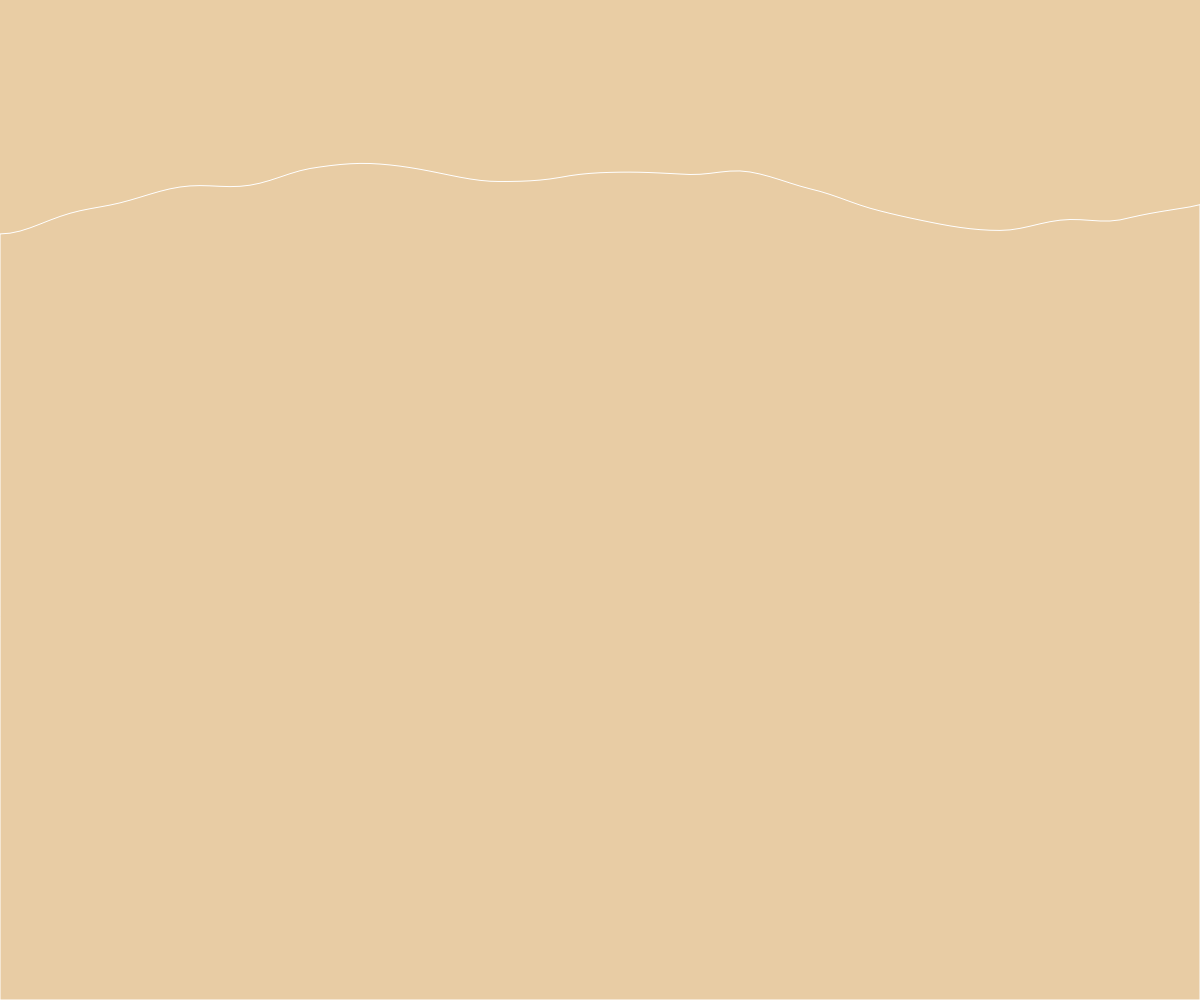
Frame 1 (no input)
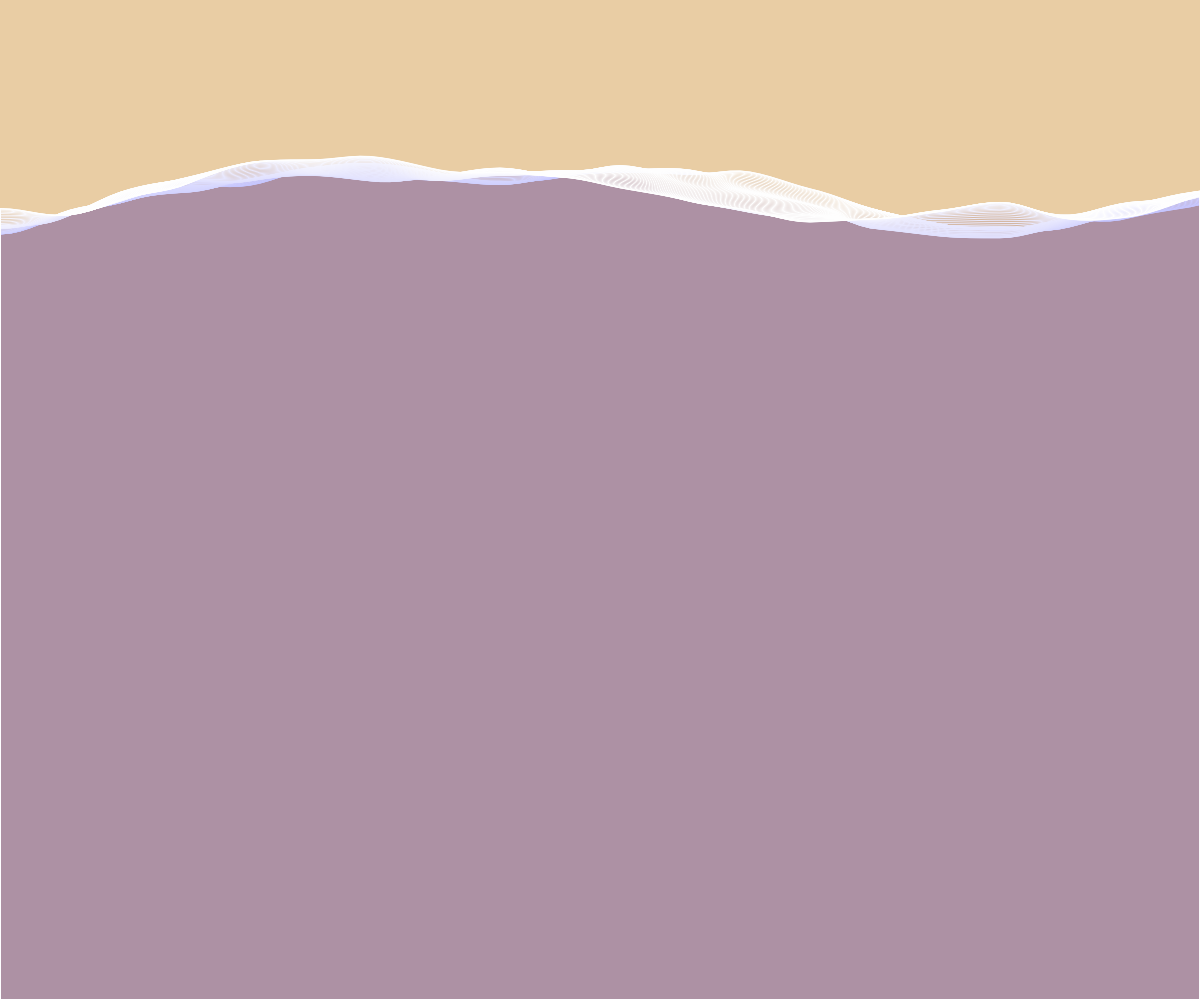
Frame 60 (no input)
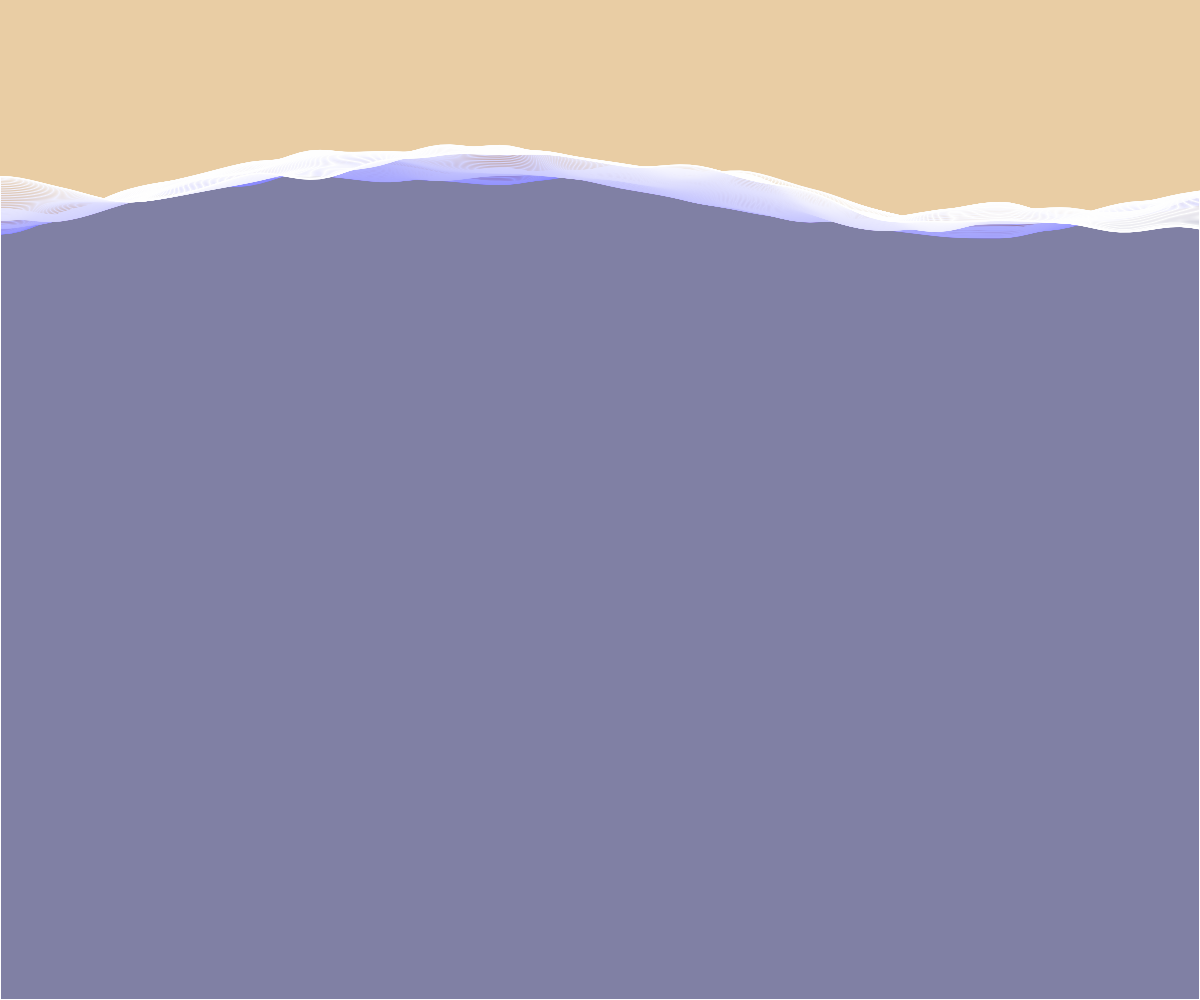
Frame 120 (the mouse pressed at the canvas centre since frame 60)

The p5.js sketch that drew these frames (run headless with seeded random() and noise() and a simulated clock; from frame 60 on, the mouse is pressed at the canvas centre):

// p5.js sketch
// ── sketch.js
let yoff = 0.0;

function setup(){
  const canvas =  createCanvas(windowWidth, windowHeight);
  background(233, 205, 164)
  noFill()
  stroke(255)
  t = 0
}

function draw() {
  fill(color(50, 30, 200,1))
  beginShape()
  var xoff = 0
  for (var x = 0; x <= width; x += 10) {
    var y = map(noise(xoff, yoff), 0, 1, 100,300)
    vertex(x, y)
    xoff += 0.02
  }
  yoff += 0.0085
  vertex(width, height)
  vertex(0, height)
  endShape(CLOSE)
}


// ── base.css
.lemon {
	font-family: monospace;
}

// ── particle.js
function Particle() {
  this.pos = createVector(random(width), random(height));
  this.vel = createVector(0, 0);
  this.acc = createVector(0, 0);
  this.maxspeed = 4;
  this.h = 0;

  this.prevPos = this.pos.copy();

  this.update = function() {
    this.vel.add(this.acc);
    this.vel.limit(this.maxspeed);
    this.pos.add(this.vel);
    this.acc.mult(0);
  };

  this.follow = function(vectors) {
    var x = floor(this.pos.x / scl);
    var y = floor(this.pos.y / scl);
    var index = x + y * cols;
    var force = vectors[index];
    this.applyForce(force);
  };

  this.applyForce = function(force) {
    this.acc.add(force);
  };

  this.show = function() {
    stroke(this.h, 255, 255, 25);
    this.h = this.h + 1;
    if (this.h > 255) {
      this.h = 0;
    }
    strokeWeight(1);
    line(this.pos.x, this.pos.y, this.prevPos.x, this.prevPos.y);
    this.updatePrev();
  };

  this.updatePrev = function() {
    this.prevPos.x = this.pos.x;
    this.prevPos.y = this.pos.y;
  };

  this.edges = function() {
    if (this.pos.x > width) {
      this.pos.x = 0;
      this.updatePrev();
    }
    if (this.pos.x < 0) {
      this.pos.x = width;
      this.updatePrev();
    }
    if (this.pos.y > height) {
      this.pos.y = 0;
      this.updatePrev();
    }
    if (this.pos.y < 0) {
      this.pos.y = height;
      this.updatePrev();
    }
  };
}
